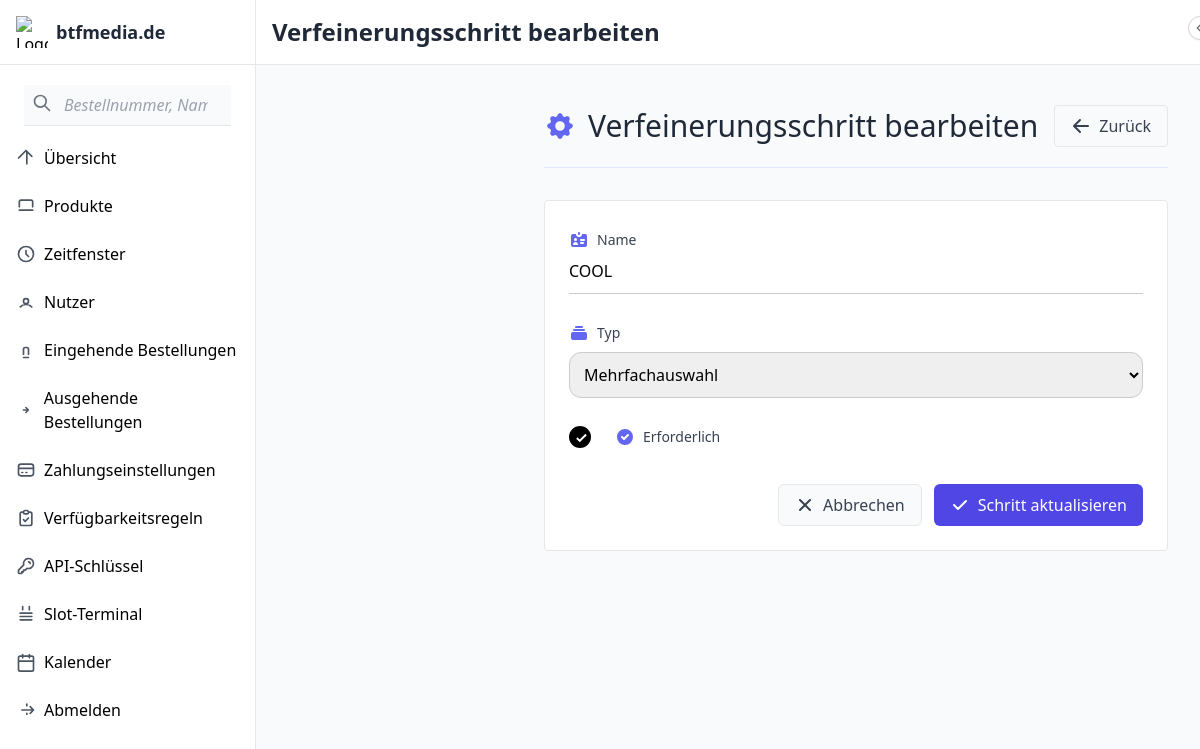
Screenshot of /admin/refinement_steps/2/edit (signed in) with the database file from the repository.
### tables this page shows
CREATE TABLE refinement_steps (
    id INTEGER PRIMARY KEY AUTOINCREMENT,
    product_class_id INTEGER NOT NULL,
    name TEXT NOT NULL,
    type TEXT NOT NULL,
    label TEXT,
    image_url TEXT,
    required BOOLEAN NOT NULL DEFAULT 0,
    position INTEGER NOT NULL,
    FOREIGN KEY (product_class_id) REFERENCES product_classes (id)
);

### app.py (the view, shortened to what this page needs)
@app.route('/admin/refinement_steps/<int:step_id>/edit', methods=['GET', 'POST'])
@login_required
def edit_refinement_step(step_id):
    if current_user.role != 'admin':
        return redirect(url_for('index'))
    conn = get_db_connection()
    step = conn.execute('SELECT * FROM refinement_steps WHERE id = ?', (step_id,)).fetchone()
    if not step:
        conn.close()
        flash('Refinement step not found', 'error')
        return redirect(url_for('manage_products'))
    product_id = step['product_class_id']
    conn.close()
    return render_template('admin/edit_refinement_step.html', step=step)

### app.py (called while the page is built)
@app.before_request
def restrict_debug_routes():
    if request.endpoint in ['search'] and not current_user.is_authenticated:
        return redirect(url_for('login'))
    if request.endpoint == 'search' and current_user.role != 'admin':
        flash("Zugriff verweigert", 'error')
        return redirect(url_for('index'))

def get_db_connection():
    conn = sqlite3.connect(app.config['DATABASE'])
    conn.row_factory = sqlite3.Row
    return conn

@login_manager.user_loader
def load_user(user_id):
    return User.get(user_id)

def check_reminders():
    now = datetime.now()
    reminder_time = now + timedelta(minutes=15)
    reminder_time_str = reminder_time.strftime('%Y-%m-%d %H:%M')
    conn = get_db_connection()
    orders = conn.execute('''
        SELECT * FROM orders
        WHERE status NOT IN ('completed', 'cancelled')
        AND datetime(pickup_date || ' ' || pickup_time)
            BETWEEN datetime(?) AND datetime(?, '+1 minute')
        AND reminder_sent = 0
    ''', (reminder_time_str, reminder_time_str)).fetchall()
    for order in orders:
        send_pickup_reminder(order)
        conn.execute('UPDATE orders SET reminder_sent = 1 WHERE id = ?', (order['id'],))
    conn.commit()
    conn.close()

@app.before_request
def before_every_request():
    check_reminders()

    @staticmethod
    def get(user_id):
        conn = get_db_connection()
        user = conn.execute('SELECT * FROM users WHERE id = ?', (user_id,)).fetchone()
        conn.close()
        if user:
            return User(user['id'], user['username'], user['password'], user['role'])
        return None

### templates/admin/edit_refinement_step.html (shortened to what this page needs)
{% extends 'admin/base.html' %}
{% block header %}Verfeinerungsschritt bearbeiten{% endblock %}
{% block content %}
<div class="container mx-auto px-4 py-6">
    <div class="flex flex-wrap items-center justify-between mb-8 border-b border-indigo-100 pb-5">
        <div class="flex items-center space-x-3">
            <h1 class="text-3xl font-light text-gray-800">Verfeinerungsschritt bearbeiten</h1>
        </div>
        <a href="{{ url_for('manage_refinement_steps', product_id=step.product_class_id) }}" class="flex items-center bg-gray-50 hover:bg-gray-100 text-gray-700 px-4 py-2 rounded transition duration-150 border border-gray-200">
            <svg xmlns="http://www.w3.org/2000/svg" class="h-5 w-5 mr-2" viewBox="0 0 20 20" fill="currentColor">
                <path fill-rule="evenodd" d="M9.707 16.707a1 1 0 01-1.414 0l-6-6a1 1 0 010-1.414l6-6a1 1 0 011.414 1.414L5.414 9H17a1 1 0 110 2H5.414l4.293 4.293a1 1 0 010 1.414z" clip-rule="evenodd" />
            </svg>
            Zurück
        </a>
    </div>
    <div class="bg-white border border-gray-200 rounded overflow-hidden">
        <form method="post" class="p-6">
            <div class="space-y-6">
                <div>
                    <label for="name" class="block text-sm font-medium text-gray-700 mb-1 flex items-center">
                        Name
                    </label>
                    <input type="text" id="name" name="name" value="{{ step.name }}" required class="block w-full rounded-md border-gray-300 focus:border-indigo-500 focus:ring-indigo-500">
                </div>
                <div>
                    <label for="type" class="block text-sm font-medium text-gray-700 mb-1 flex items-center">
                        <svg xmlns="http://www.w3.org/2000/svg" class="h-5 w-5 mr-2 text-indigo-500" viewBox="0 0 20 20" fill="currentColor">
                            <path d="M7 3a1 1 0 000 2h6a1 1 0 100-2H7zM4 7a1 1 0 011-1h10a1 1 0 110 2H5a1 1 0 01-1-1zM2 11a2 2 0 012-2h12a2 2 0 012 2v4a2 2 0 01-2 2H4a2 2 0 01-2-2v-4z" />
                        </svg>
                        Typ
                    </label>
                    <select id="type" name="type" class="block w-full rounded-md border-gray-300 focus:border-indigo-500 focus:ring-indigo-500">
                        <option value="multiple" {% if step.type == 'multiple' %}selected{% endif %}>Mehrfachauswahl</option>
                    </select>
                </div>
                <div class="flex items-center mt-2">
                    <div class="flex items-center h-5">
                        <input type="checkbox" name="required" id="required" class="h-5 w-5 text-indigo-600 focus:ring-indigo-500 border-gray-300 rounded" {% if step.required %}checked{% endif %}>
                    </div>
                    <label for="required" class="ml-3 text-sm text-gray-700 font-medium flex items-center">
                        <svg xmlns="http://www.w3.org/2000/svg" class="h-5 w-5 mr-2 text-indigo-500" viewBox="0 0 20 20" fill="currentColor">
                            <path fill-rule="evenodd" d="M10 18a8 8 0 100-16 8 8 0 000 16zm3.707-9.293a1 1 0 00-1.414-1.414L9 10.586 7.707 9.293a1 1 0 00-1.414 1.414l2 2a1 1 0 001.414 0l4-4z" clip-rule="evenodd" />
                        </svg>
                        Erforderlich
                    </label>
                </div>
            </div>
            <div class="mt-8 flex justify-end gap-3">
                <a href="{{ url_for('manage_refinement_steps', product_id=step.product_class_id) }}" class="flex items-center bg-gray-50 hover:bg-gray-100 px-4 py-2 rounded-md text-gray-700 transition border border-gray-200">
                    Abbrechen
                </a>
                <button type="submit" class="flex items-center bg-indigo-600 hover:bg-indigo-700 px-4 py-2 rounded-md text-white transition">
                    <svg xmlns="http://www.w3.org/2000/svg" class="h-5 w-5 mr-2" viewBox="0 0 20 20" fill="currentColor">
                        <path fill-rule="evenodd" d="M16.707 5.293a1 1 0 010 1.414l-8 8a1 1 0 01-1.414 0l-4-4a1 1 0 011.414-1.414L8 12.586l7.293-7.293a1 1 0 011.414 0z" clip-rule="evenodd" />
                    </svg>
                    Schritt aktualisieren
                </button>
            </div>
        </form>
    </div>
</div>
{% endblock %}

### templates/admin/base.html (style rules this page uses)
input[type="text"] { border-bottom: 1px solid #ccc !important; padding-bottom: 10px !important; border-radius: 0px !important; place-content: "Text"; outline: none; font-size: 1.0rem; }
select { border: 1px solid #ccc !important; border-radius: 12px !important; padding: 10px !important; outline: none !important; font-size: 1.0rem; }
input::placeholder { color: gray; font-style: italic; }
input[type="checkbox"] { -webkit-appearance: none; -moz-appearance: none; appearance: none; position: relative; width: 22px; height: 22px; border: 2px solid #ddd; border-radius: 4px; background-color: white; margin-right: 12px; vertical-align: middle; cursor: pointer; transition: all 0.2s ease-in-out; outline: none; }
input[type="checkbox"]:checked { background-color: black; border-color: black; }
input[type="checkbox"]:checked::after { content: ""; position: absolute; left: 8px; top: 4px; width: 5px; height: 10px; border: solid white; border-width: 0 2px 2px 0; transform: rotate(45deg); animation: check-animation 0.3s cubic-bezier(0.68, -0.55, 0.27, 1.55) forwards; }
input[type="checkbox"].rounded { border-radius: 50%; }
label { display: flex; align-items: center; cursor: pointer; padding: 5px 0; user-select: none; }

### rows the page displays
refinement_steps: name "COOL", type "Mehrfachauswahl", required "☑"
